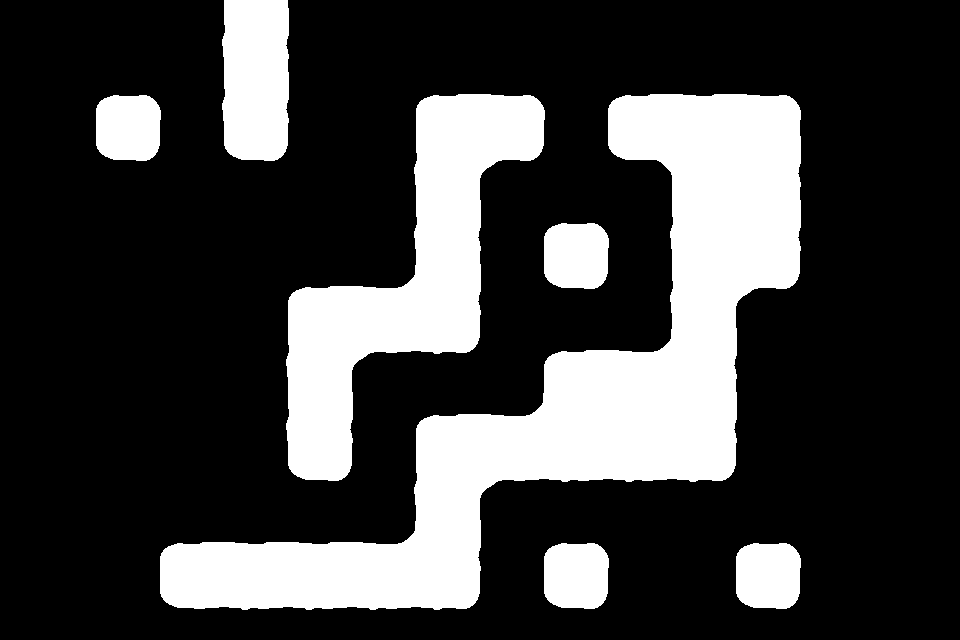

Below is a game level as drawn by its tile map, then a one-line description and the .tmx file that defines it, in full:
An orthogonal 15x10 tile map with 64x64 px tiles, 1 tile layer (Chao) and 19 objects (14x Prefab, 3x Fronteira, Jogador, Morte).

<map version="1.0" orientation="orthogonal" renderorder="right-down" width="15" height="10" tilewidth="64" tileheight="64" nextobjectid="50">
 <tileset firstgid="1" source="TilesetSimples/tileset.tsx" />
 <objectgroup name="Objetos" offsetx="0" offsety="-32">
  <properties>
   <property name="unity:layer" value="Objetos" />
  </properties>
  <object id="4" name="Porta" type="Prefab" gid="17" x="549" y="578" width="64" height="64">
   <properties>
    <property name="PrefabSwap" value="" />
   </properties>
  </object>
  <object id="5" name="Chave" type="Prefab" gid="18" x="94" y="239" width="64" height="64">
   <properties>
    <property name="PrefabSwap" value="" />
   </properties>
  </object>
  <object id="7" name="Bloco" type="Prefab" gid="21" x="99" y="179" width="64" height="64">
   <properties>
    <property name="PrefabSwap" value="" />
   </properties>
  </object>
  <object id="8" name="Cristal" type="Prefab" gid="23" x="220" y="264" width="64" height="64">
   <properties>
    <property name="PrefabSwap" value="" />
   </properties>
  </object>
  <object id="10" name="Espinho" type="Prefab" gid="14" x="356" y="323" width="64" height="64">
   <properties>
    <property name="PrefabSwap" value="" />
    <property name="unity:layer" value="Morte" />
   </properties>
  </object>
  <object id="13" name="Fronteira" x="-65" y="-288" width="64" height="929" />
  <object id="14" name="Fronteira" x="0" y="-320" width="960" height="64" />
  <object id="15" name="Fronteira" x="960" y="-288" width="64" height="928" />
  <object id="29" name="Placa" type="Prefab" gid="15" x="98" y="128" width="64" height="64">
   <properties>
    <property name="PrefabSwap" value="" />
    <property name="msg" value="Vamos jogar!" />
   </properties>
  </object>
  <object id="30" name="Espinho" type="Prefab" gid="14" x="472" y="132" width="64" height="64">
   <properties>
    <property name="PrefabSwap" value="" />
    <property name="unity:layer" value="Morte" />
   </properties>
  </object>
  <object id="40" name="Jogador" gid="24" x="95" y="131" width="64" height="64">
   <properties>
    <property name="PrefabSwap" value="" />
   </properties>
  </object>
  <object id="42" name="Bloco" type="Prefab" gid="21" x="669" y="629" width="64" height="64">
   <properties>
    <property name="PrefabSwap" value="" />
   </properties>
  </object>
  <object id="43" name="Bloco" type="Prefab" gid="21" x="113" y="403" width="64" height="64">
   <properties>
    <property name="PrefabSwap" value="" />
   </properties>
  </object>
  <object id="44" name="Bloco" type="Prefab" gid="21" x="22" y="303" width="64" height="64">
   <properties>
    <property name="PrefabSwap" value="" />
   </properties>
  </object>
  <object id="45" name="Espinho" type="Prefab" gid="14" x="729" y="130" width="64" height="64">
   <properties>
    <property name="PrefabSwap" value="" />
    <property name="unity:layer" value="Morte" />
   </properties>
  </object>
  <object id="46" name="Espinho" type="Prefab" gid="14" x="189" y="578" width="64" height="64">
   <properties>
    <property name="PrefabSwap" value="" />
    <property name="unity:layer" value="Morte" />
   </properties>
  </object>
  <object id="47" name="Bloco" type="Prefab" gid="21" x="616" y="630" width="64" height="64">
   <properties>
    <property name="PrefabSwap" value="" />
   </properties>
  </object>
  <object id="49" name="Espinho" type="Prefab" gid="14" x="223" y="34" width="64" height="64">
   <properties>
    <property name="PrefabSwap" value="" />
    <property name="unity:layer" value="Morte" />
   </properties>
  </object>
 </objectgroup>
 <layer name="Chao" width="15" height="10">
  <properties>
   <property name="unity:layer" value="Solido" />
  </properties>
  <data encoding="csv">
0,0,0,6,8,0,0,0,0,0,0,0,0,0,0,
0,1,3,6,8,0,1,2,3,1,2,2,3,0,0,
0,11,13,11,13,0,6,10,13,11,9,7,8,0,0,
0,0,0,0,0,0,6,8,1,3,6,7,8,0,0,
0,0,0,0,1,2,4,8,11,13,6,10,13,0,0,
0,0,0,0,6,10,12,13,1,2,4,8,0,0,0,
0,0,0,0,6,8,1,2,4,7,7,8,0,0,0,
0,0,0,0,11,13,6,10,12,12,12,13,0,0,0,
0,0,1,2,2,2,4,8,1,3,0,1,3,0,0,
0,0,11,12,12,12,12,13,11,13,0,11,13,0,0
</data>
 </layer>
 <objectgroup name="Morte">
  <object id="33" name="Morte" x="-33" y="594" width="1064" height="34">
   <properties>
    <property name="unity:isTrigger" value="true" />
    <property name="unity:layer" value="Morte" />
   </properties>
  </object>
 </objectgroup>
</map>
